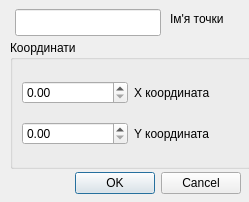
<?xml version="1.0" encoding="UTF-8"?>
<ui version="4.0">
 <class>DialogSinglePoint</class>
 <widget class="QDialog" name="DialogSinglePoint">
  <property name="windowModality">
   <enum>Qt::WindowModal</enum>
  </property>
  <property name="geometry">
   <rect>
    <x>0</x>
    <y>0</y>
    <width>249</width>
    <height>202</height>
   </rect>
  </property>
  <property name="windowTitle">
   <string>Параметри точки</string>
  </property>
  <property name="modal">
   <bool>false</bool>
  </property>
  <widget class="QGroupBox" name="groupBox">
   <property name="geometry">
    <rect>
     <x>10</x>
     <y>40</y>
     <width>241</width>
     <height>129</height>
    </rect>
   </property>
   <property name="title">
    <string>Координати</string>
   </property>
   <layout class="QGridLayout" name="gridLayout">
    <item row="1" column="1">
     <widget class="QLabel" name="labelYCor">
      <property name="text">
       <string>Y координата</string>
      </property>
     </widget>
    </item>
    <item row="0" column="1">
     <widget class="QLabel" name="labelXCor">
      <property name="text">
       <string>Х координата</string>
      </property>
     </widget>
    </item>
    <item row="0" column="0">
     <widget class="QDoubleSpinBox" name="doubleSpinBoxX"/>
    </item>
    <item row="1" column="0">
     <widget class="QDoubleSpinBox" name="doubleSpinBoxY"/>
    </item>
   </layout>
  </widget>
  <widget class="QLabel" name="labelName">
   <property name="geometry">
    <rect>
     <x>170</x>
     <y>10</y>
     <width>72</width>
     <height>17</height>
    </rect>
   </property>
   <property name="text">
    <string>Ім'я точки</string>
   </property>
  </widget>
  <widget class="QLineEdit" name="lineEditName">
   <property name="geometry">
    <rect>
     <x>15</x>
     <y>9</y>
     <width>146</width>
     <height>27</height>
    </rect>
   </property>
   <property name="text">
    <string/>
   </property>
  </widget>
  <widget class="QDialogButtonBox" name="buttonBox">
   <property name="geometry">
    <rect>
     <x>20</x>
     <y>170</y>
     <width>221</width>
     <height>27</height>
    </rect>
   </property>
   <property name="orientation">
    <enum>Qt::Horizontal</enum>
   </property>
   <property name="standardButtons">
    <set>QDialogButtonBox::Cancel|QDialogButtonBox::Ok</set>
   </property>
  </widget>
 </widget>
 <tabstops>
  <tabstop>lineEditName</tabstop>
  <tabstop>doubleSpinBoxX</tabstop>
  <tabstop>doubleSpinBoxY</tabstop>
  <tabstop>buttonBox</tabstop>
 </tabstops>
 <resources/>
 <connections>
  <connection>
   <sender>buttonBox</sender>
   <signal>accepted()</signal>
   <receiver>DialogSinglePoint</receiver>
   <slot>accept()</slot>
   <hints>
    <hint type="sourcelabel">
     <x>248</x>
     <y>254</y>
    </hint>
    <hint type="destinationlabel">
     <x>157</x>
     <y>274</y>
    </hint>
   </hints>
  </connection>
  <connection>
   <sender>buttonBox</sender>
   <signal>rejected()</signal>
   <receiver>DialogSinglePoint</receiver>
   <slot>reject()</slot>
   <hints>
    <hint type="sourcelabel">
     <x>316</x>
     <y>260</y>
    </hint>
    <hint type="destinationlabel">
     <x>286</x>
     <y>274</y>
    </hint>
   </hints>
  </connection>
 </connections>
</ui>
